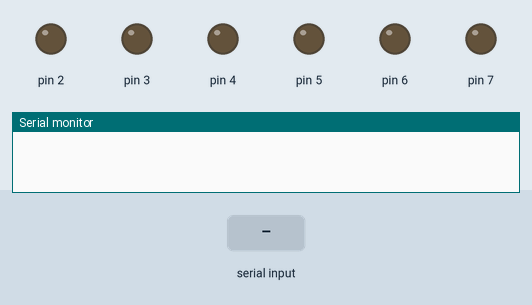
This sketch was run on a simulated Arduino Uno, built with avr-gcc and run on an emulated ATmega328P. Parts: output pins drawn as LEDs (lit = HIGH), the last lines printed to the serial monitor. The inputs (shaded band) are chosen by the test bench.

Above: at 1.2 s.
1.3 s: "a" received over Serial
At 1.6 s:
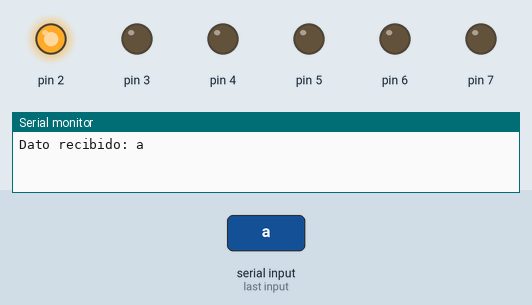
2.8 s: "b" received over Serial
At 4.0 s:
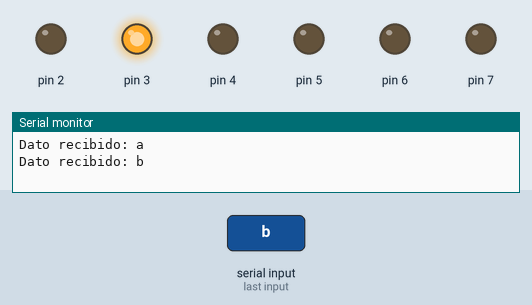
4.3 s: "c" received over Serial
At 5.1 s:
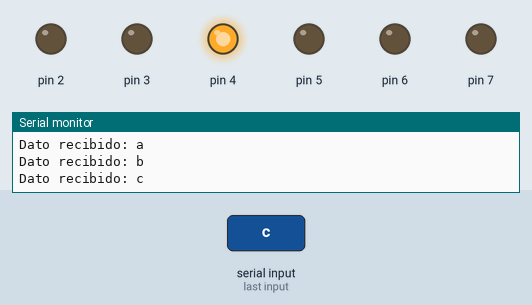
5.8 s: "d" received over Serial
At 6.2 s:
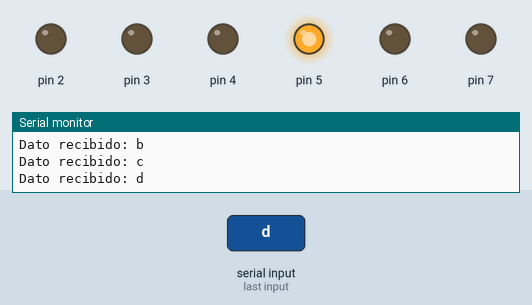
7.3 s: "e" received over Serial
At 8.5 s:
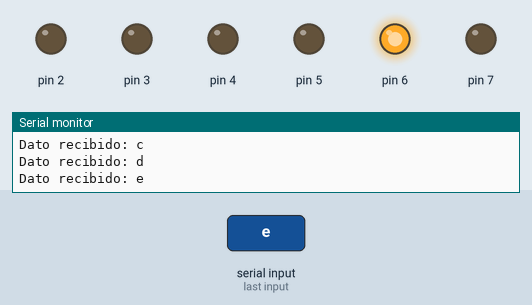
8.8 s: "f" received over Serial
At 9.7 s:
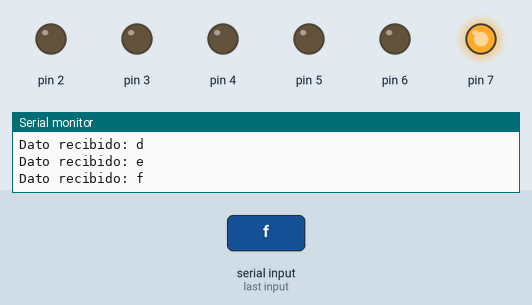
Timing chart, 0 to 11.3 s (numbered marks = the images above; inputs shaded):
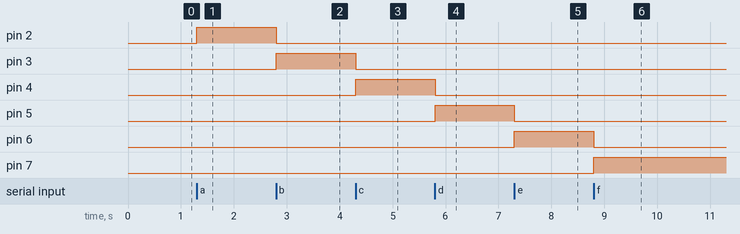

Measured:
- after the input at 1.3 s, pin 2: LOW → HIGH at once
- after the input at 2.8 s, pin 2: HIGH → LOW at once; pin 3: LOW → HIGH at once
- after the input at 4.3 s, pin 3: HIGH → LOW at once; pin 4: LOW → HIGH at once
- after the input at 5.8 s, pin 4: HIGH → LOW at once; pin 5: LOW → HIGH at once
- after the input at 7.3 s, pin 5: HIGH → LOW at once; pin 6: LOW → HIGH at once
- after the input at 8.8 s, pin 6: HIGH → LOW at once; pin 7: LOW → HIGH at once

The sketch:

RECEPTOR_CUBO.ino
```cpp
void setup() {
    Serial.begin(9600);

    for (int i = 2; i <= 7; i++) {
        pinMode(i, OUTPUT);
        digitalWrite(i, LOW);
    }
}

void loop() {
    if (Serial.available()) {
        char received = Serial.read();
        Serial.print("Dato recibido: ");
        Serial.println(received);

        // Apagar todos los LEDs antes de encender el correspondiente
        for (int i = 2; i <= 7; i++) {
            digitalWrite(i, LOW);
        }

        // Encender el LED correspondiente según el carácter recibido
        switch (received) {
            case 'a': digitalWrite(2, HIGH); break; // Frente
            case 'b': digitalWrite(3, HIGH); break; // Atrás
            case 'c': digitalWrite(4, HIGH); break; // Izquierda
            case 'd': digitalWrite(5, HIGH); break; // Derecha
            case 'e': digitalWrite(6, HIGH); break; // Arriba
            case 'f': digitalWrite(7, HIGH); break; // Abajo
        }
    }
}
```
